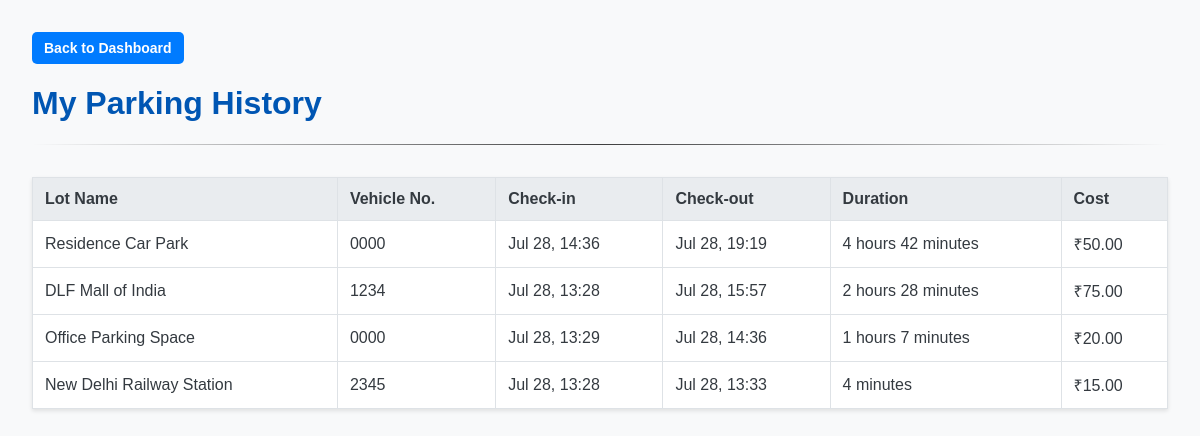
The app's page /history (signed in) with its own data.
### models/models.py (models this page shows)
class Booking(db.Model):
    __tablename__ = 'bookings'
    id = db.Column(db.Integer, primary_key=True)
    vehicle_number = db.Column(db.String(20), nullable=False)
    check_in_time = db.Column(db.DateTime, nullable=False, default=datetime.utcnow)
    check_out_time = db.Column(db.DateTime, nullable=True)
    total_cost = db.Column(db.Float, nullable=True)
    user_id = db.Column(db.Integer, db.ForeignKey('users.id'), nullable=False)
    spot_id = db.Column(db.Integer, db.ForeignKey('parking_spots.id'), nullable=False)

class ParkingLot(db.Model):
    __tablename__ = 'parking_lots'
    id = db.Column(db.Integer, primary_key=True)
    name = db.Column(db.String(100), nullable=False)
    address = db.Column(db.String(200), nullable=False)
    pincode = db.Column(db.String(10), nullable=False)
    price_per_hour = db.Column(db.Float, nullable=False)
    capacity = db.Column(db.Integer, nullable=False)
    spots = db.relationship('ParkingSpot', backref='parking_lot', lazy=True, cascade="all, delete-orphan")

### app.py (the view)
@app.route('/history')
def user_history():
    user_id = session.get('user_id')
    if not user_id:
        return redirect(url_for('login'))
    completed_bookings = Booking.query.filter(Booking.user_id == user_id,Booking.check_out_time.isnot(None)).order_by(Booking.check_out_time.desc()).all()
    for booking in completed_bookings:
        booking.duration_str = format_duration(booking)
    return render_template('user_history.html', bookings=completed_bookings)

### app.py (called while the page is built)
def format_duration(booking):
    if not (booking.check_out_time and booking.check_in_time):
        return "N/A"
    delta = booking.check_out_time - booking.check_in_time
    total_seconds = delta.total_seconds()
    days, remainder = divmod(total_seconds, (24*60*60))
    hours, remainder = divmod(remainder, (60*60))
    minutes, remainder = divmod(remainder, 60)
    parts = ""
    if days > 0:
        parts += (f"{int(days)} days ")
    if hours > 0:
        parts += (f"{int(hours)} hours ")
    if minutes > 0:
        parts += (f"{int(minutes)} minutes")
    if parts:
        return parts
    else:
        return "Less than a minute"

### templates/user_history.html (shortened to what this page needs)
<!DOCTYPE html>
<html lang="en">
<head>
    <link rel="stylesheet" href="{{ url_for('static', filename='css/styles.css') }}">
</head>
<body>
    <div>
        <a href="{{ url_for('user_dashboard') }}" class="btn btn-primary"> Back to Dashboard</a>
    </div>
    <h1>My Parking History</h1>
    <hr>
    <table>
        <thead>
            <tr>
                <th>Lot Name</th>
                <th>Vehicle No.</th>
                <th>Check-in</th>
                <th>Check-out</th>
                <th>Duration</th>
                <th>Cost</th>
            </tr>
        </thead>
        <tbody>
            {% for booking in bookings %}
            <tr>
                <td>{{ booking.parking_spot.parking_lot.name }}</td>
                <td>{{ booking.vehicle_number }}</td>
                <td>{{ booking.check_in_time.strftime('%b %d, %H:%M') }}</td>
                <td>{{ booking.check_out_time.strftime('%b %d, %H:%M') }}</td>
                <td>{{ booking.duration_str }}</td>
                <td>₹{{ '%.2f'|format(booking.total_cost) }}</td>
            </tr>
            {% else %}
            <tr>
                <td colspan="6">You have no past parking records.</td>
            </tr>
            {% endfor %}
        </tbody>
    </table>
</body>
</html>

### static/css/styles.css (style rules this page uses)
body { font-family: sans-serif; margin: 2em; background-color: #f8f9fa; color: #343a40; }
h1, h2 { color: #0056b3; }
hr { border: 0; height: 1px; background-image: linear-gradient(to right, rgba(0, 0, 0, 0), rgba(0, 0, 0, 0.75), rgba(0, 0, 0, 0)); }
table { width: 100%; border-collapse: collapse; margin-top: 2em; background-color: white; box-shadow: 0 2px 4px rgba(0,0,0,0.1); }
th, td { border: 1px solid #dee2e6; padding: 12px; text-align: left; }
th { background-color: #e9ecef; }
.btn { padding: 8px 12px; border-radius: 5px; border: none; cursor: pointer; font-weight: bold; color: white; text-decoration: none; font-size: 14px; display: inline-block; }
.btn-primary { background-color: #007bff; }

### records on screen
Booking: parking_spot.parking_lot.name "Residence Car Park", vehicle_number "0000", check_in_time "Jul 28, 14:36", check_out_time "Jul 28, 19:19", duration_str "4 hours 42 minutes", total_cost "50.00"
Booking: parking_spot.parking_lot.name "DLF Mall of India", vehicle_number "1234", check_in_time "Jul 28, 13:28", check_out_time "Jul 28, 15:57", duration_str "2 hours 28 minutes", total_cost "75.00"
Booking: parking_spot.parking_lot.name "Office Parking Space", vehicle_number "0000", check_in_time "Jul 28, 13:29", check_out_time "Jul 28, 14:36", duration_str "1 hours 7 minutes", total_cost "20.00"
Booking: parking_spot.parking_lot.name "New Delhi Railway Station", vehicle_number "2345", check_in_time "Jul 28, 13:28", check_out_time "Jul 28, 13:33", duration_str "4 minutes", total_cost "15.00"
